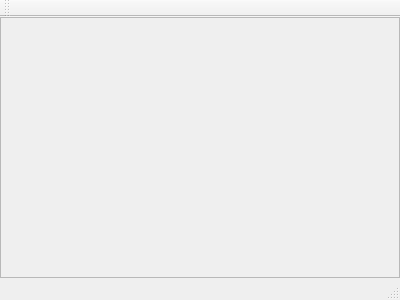
<?xml version="1.0" encoding="UTF-8"?>
<ui version="4.0">
 <class>MainWindow</class>
 <widget class="QMainWindow" name="MainWindow">
  <property name="geometry">
   <rect>
    <x>0</x>
    <y>0</y>
    <width>400</width>
    <height>300</height>
   </rect>
  </property>
  <property name="windowTitle">
   <string>MainWindow</string>
  </property>
  <widget class="QWidget" name="centralWidget">
   <layout class="QVBoxLayout" name="verticalLayout_2">
    <property name="margin">
     <number>0</number>
    </property>
    <item>
     <widget class="QScrollArea" name="scrollArea">
      <property name="widgetResizable">
       <bool>true</bool>
      </property>
      <widget class="QWidget" name="scrollAreaWidgetContents">
       <property name="geometry">
        <rect>
         <x>0</x>
         <y>0</y>
         <width>398</width>
         <height>238</height>
        </rect>
       </property>
       <layout class="QVBoxLayout" name="verticalLayout"/>
      </widget>
     </widget>
    </item>
   </layout>
  </widget>
  <widget class="QMenuBar" name="menuBar">
   <property name="geometry">
    <rect>
     <x>0</x>
     <y>0</y>
     <width>400</width>
     <height>25</height>
    </rect>
   </property>
  </widget>
  <widget class="QToolBar" name="mainToolBar">
   <attribute name="toolBarArea">
    <enum>TopToolBarArea</enum>
   </attribute>
   <attribute name="toolBarBreak">
    <bool>false</bool>
   </attribute>
  </widget>
  <widget class="QStatusBar" name="statusBar"/>
 </widget>
 <layoutdefault spacing="6" margin="11"/>
 <resources/>
 <connections/>
</ui>
